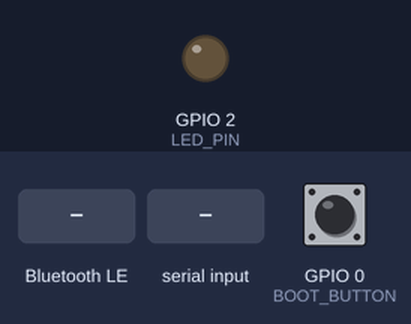
This program was run on a simulated ESP32. Parts: output pins drawn as LEDs (lit = HIGH). Inputs (shaded band) come from the test bench; at power-on: GPIO 0 (BOOT_BUTTON) HIGH. Random numbers use the default seed unless the program sets one; nothing arrives over Bluetooth unless stated; a phone connects over Bluetooth LE 3 s after start; what the program prints to the serial monitor is not drawn.

Above: at 1.2 s.
1.3 s: GPIO 0 (BOOT_BUTTON) pulled LOW for 0.15 s
At 4.0 s:
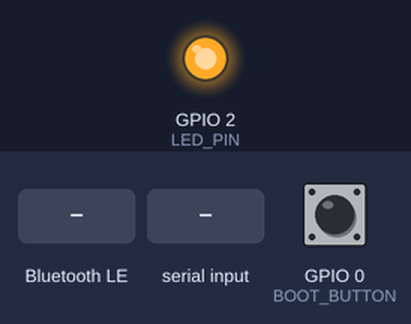
4.4 s: Bluetooth LE write "scenario" received
5.9 s: "reset\n" received over Serial
7.4 s: GPIO 0 (BOOT_BUTTON) pulled LOW for 1 s
9.9 s: "scenario 90\n" received over Serial
11.4 s: "speed 90\n" received over Serial
Timing chart, 0 to 13.9 s (numbered marks = the images above; inputs shaded):
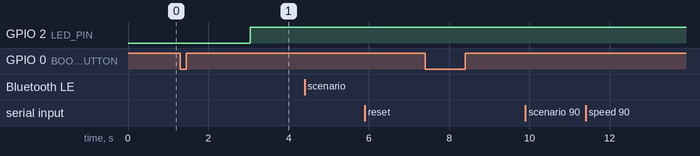

The program:

main.cpp
```cpp
/*
  SmartCast Sock — mock sensor firmware for ESP32
  ------------------------------------------------
  Pretends to be the sensing sock: 7 pressure sensors (FSR, raw 12-bit ADC),
  7 skin temperatures, 1 humidity sensor and an IMU. Sends one JSON line per
  second over Bluetooth LE (Nordic UART Service) and over USB serial.

  Board:   any ESP32 with BLE (ESP32, ESP32-S3, ESP32-C3 ...)
  Build:   PlatformIO, see ../platformio.ini  (pio run -t upload)
  Library: the BLE library that ships with the Arduino-ESP32 core (nothing to install)

  Line format (the app expects exactly this):
    {"t":123000,"p":[812,903,455,610,380,520,470],"T":[32.6,...],"rh":74.2,"a":[0.01,-0.98,0.05]}
    t  = mock clock in ms since boot (runs faster than real time when speed > 1)
    p  = pressure as raw ADC counts 0..4095, null = sensor not sending
    T  = skin temperature in °C, null = not sending
    rh = humidity in % RH
    a  = acceleration in g (x, y, z)

  Sensor order: heel medial, heel lateral, medial malleolus, lateral malleolus,
                instep, 5th metatarsal head, navicular/cuboid

  Commands (write to the RX characteristic from the app, or type in the Serial Monitor):
    scenario normal | heel | swelling | warm | wet | dropout
    speed 1 | 10 | 60          mock time speed (60 = one minute per second)
    reset                      restart the mock clock
  The BOOT button cycles through the scenarios.

  Swapping in real sensors later: replace readPressureADC(), readTempC(),
  readHumidity() and readAccel() with real reads, keep everything else.
*/

#include <Arduino.h>
#include <BLEDevice.h>
#include <BLEServer.h>
#include <BLEUtils.h>
#include <BLE2902.h>

#define DEVICE_NAME   "SmartCast-Sock"
#define NUS_SERVICE   "6e400001-b5a3-f393-e0a9-e50e24dcca9e"
#define NUS_RX        "6e400002-b5a3-f393-e0a9-e50e24dcca9e"   // phone -> sock
#define NUS_TX        "6e400003-b5a3-f393-e0a9-e50e24dcca9e"   // sock -> phone (notify)
#define BOOT_BUTTON   0
#define LED_PIN       2            // onboard LED on most ESP32 dev boards; set -1 if none
#define SAMPLE_MS     1000         // real time between lines
#define CHUNK         20           // safe BLE payload size; the app re-joins lines at '\n'

const int NS = 7;

// ---- calibration: must match the default table in the app (Setup > Pressure calibration)
const int   CAL_N = 8;
const float CAL_ADC[CAL_N]  = {0, 300, 900, 1500, 2100, 2700, 3300, 4095};
const float CAL_MMHG[CAL_N] = {0, 4,   12,  22,   36,   55,   85,   140};

// ---- mock model (same numbers as the app's demo mode)
const float BASE_P[NS] = {16, 14, 10, 12, 8, 11, 9};
const float BASE_T[NS] = {32.4, 32.6, 33.3, 33.4, 33.8, 32.9, 33.2};
enum Posture { BACK, SIDE, SIT, ELEV, MOVE, NPOST };
const float POST_P[NPOST][NS] = {
  {12, 11,  0,  0, -2, 0,  0},   // lying on back: heel load
  { 1,  6, -3, 11,  0, 7, -1},   // lying on side: lateral load
  { 3,  3,  2,  2,  3, 4,  3},   // sitting, foot down
  { 4,  4,  0,  0,  0, 0,  0},   // leg elevated on pillow
  { 6,  6,  3,  3,  2, 4,  2},   // moving / transfer
};
enum Scenario { NORMAL, HEEL, SWELLING, WARM, WET, DROPOUT, NSCEN };
const char* SCEN_NAME[NSCEN] = {"normal", "heel", "swelling", "warm", "wet", "dropout"};

// ---- state
BLEServer* server = nullptr;
BLECharacteristic* txChar = nullptr;
volatile bool connected = false;
volatile bool restartAdv = false;
String pendingCmd = "";
volatile bool cmdReady = false;

uint64_t simMs = 0;           // mock clock
uint32_t speed = 60;
Scenario scenario = NORMAL;
uint64_t scenStartMs = 0;
Posture posture = ELEV;
uint64_t postureUntil = 0;
float off[NS] = {0};
float activity = 0;
uint32_t lastSample = 0;
bool lastButton = HIGH;

// ---------------------------------------------------------------- helpers
float frand() { return (esp_random() & 0xFFFFFF) / 16777216.0f; }
float gauss() {                       // Box-Muller
  float u = frand(); if (u < 1e-6f) u = 1e-6f;
  return sqrtf(-2.0f * logf(u)) * cosf(6.2831853f * frand());
}
float mmHgToADC(float mmHg) {          // inverse of the app's calibration table
  if (mmHg <= CAL_MMHG[0]) return CAL_ADC[0];
  for (int i = 1; i < CAL_N; i++) {
    if (mmHg <= CAL_MMHG[i]) {
      float t = (mmHg - CAL_MMHG[i-1]) / (CAL_MMHG[i] - CAL_MMHG[i-1]);
      return CAL_ADC[i-1] + t * (CAL_ADC[i] - CAL_ADC[i-1]);
    }
  }
  return CAL_ADC[CAL_N-1];
}
float minutesInScenario() { return (simMs - scenStartMs) / 60000.0f; }

void choosePosture() {
  float hours = fmodf(simMs / 3600000.0f + 14.0f, 24.0f);   // mock clock starts at 14:00
  bool night = hours >= 21.5f || hours < 7.0f;
  float r = frand();
  uint32_t durMin;
  if (night) { posture = r < .55f ? BACK : r < .9f ? SIDE : ELEV; durMin = 45 + frand() * 120; }
  else {
    if (posture != MOVE && frand() < 0.5f) { posture = MOVE; durMin = 2 + frand() * 4; }
    else { posture = r < .38f ? SIT : r < .72f ? ELEV : r < .9f ? BACK : SIDE; durMin = 25 + frand() * 80; }
  }
  postureUntil = simMs + (uint64_t)durMin * 60000ULL;
}

// ---------------------------------------------------------------- mock "sensor reads"
// Replace these four with real hardware reads later.
float pMmHg[NS], tC[NS], rhPct, acc[3];
bool  sensorOk[NS];

void simulate(float dtMs) {
  if (simMs >= postureUntil) choosePosture();
  float u = minutesInScenario();
  Posture p = posture;
  if (scenario == HEEL) p = BACK;
  if (scenario == SWELLING && p != MOVE) p = SIT;
  if ((scenario == WARM || scenario == WET || scenario == DROPOUT) && p == MOVE) p = ELEV;

  float a = 1.0f - expf(-dtMs / 72000.0f);          // ~1.2 min smoothing of posture changes
  for (int i = 0; i < NS; i++) off[i] += (POST_P[p][i] - off[i]) * a;

  bool moving = (p == MOVE) || frand() < 0.003f;
  activity += ((moving ? 1.0f : 0.0f) - activity) * (1.0f - expf(-dtMs / 900000.0f));
  float swell = 1.0f + (p == SIT ? 0.05f : 0.0f);
  if (scenario == SWELLING) swell *= 1.0f + 0.55f * fminf(1.0f, u / 300.0f);

  for (int i = 0; i < NS; i++) {
    float v = (BASE_P[i] + off[i]) * swell + gauss() * 0.8f;
    if (scenario == HEEL && i == 0) v += fminf(30.0f, u * 0.95f);
    if (scenario == HEEL && i == 1) v += fminf(8.0f,  u * 0.25f);
    if (moving && frand() < 0.4f) v += 12 + 28 * frand();          // transfer spike (app filters it out)
    pMmHg[i] = fmaxf(0, v);

    float t = BASE_T[i] + 0.03f * off[i] + gauss() * 0.05f;
    if (scenario == HEEL && i == 0) t += fminf(1.4f, u * 0.03f);
    if (scenario == WARM && i == 3) t += fminf(2.7f, u * 0.09f);
    tC[i] = t;
    sensorOk[i] = !(scenario == DROPOUT && i == 5 && u > 1.0f);
  }
  rhPct = 71.0f + 3.5f * sinf(simMs / 3600000.0f / 7.3f) + activity * 9.0f + gauss() * 0.35f;
  if (scenario == WET) rhPct += (96.5f - rhPct) * fminf(1.0f, u / 18.0f);

  float m = moving ? 0.22f + 0.7f * frand() : 0.0f;               // extra g while moving
  acc[0] = 0.02f + gauss() * 0.01f + m * (frand() - 0.5f) * 2;
  acc[1] = -0.99f + gauss() * 0.01f - m * frand();
  acc[2] = 0.05f + gauss() * 0.01f + m * (frand() - 0.5f) * 2;
}

// ---------------------------------------------------------------- BLE
class ServerCB : public BLEServerCallbacks {
  void onConnect(BLEServer* s) override { connected = true; }
  void onDisconnect(BLEServer* s) override { connected = false; restartAdv = true; }
};
class RxCB : public BLECharacteristicCallbacks {
  void onWrite(BLECharacteristic* c) override {
    auto v = c->getValue();               // std::string on core 2.x, String on core 3.x
    pendingCmd = String(v.c_str());
    cmdReady = true;
  }
};

void sendLine(const String& line) {
  Serial.print(line);                      // also usable as a log file for "Import file"
  if (!connected || !txChar) return;
  const uint8_t* d = (const uint8_t*)line.c_str();
  size_t n = line.length();
  for (size_t i = 0; i < n; i += CHUNK) {
    size_t len = (n - i < CHUNK) ? n - i : CHUNK;
    txChar->setValue((uint8_t*)(d + i), len);
    txChar->notify();
    delay(6);                              // give the BLE stack room between packets
  }
}
void sendAck(const String& text) { sendLine("{\"ack\":\"" + text + "\"}\n"); }

void setScenario(Scenario s) {
  scenario = s; scenStartMs = simMs;
  Serial.printf("# scenario: %s\n", SCEN_NAME[s]);
  sendAck(String("scenario ") + SCEN_NAME[s]);
}
void handleCommand(String cmd) {
  cmd.trim(); cmd.toLowerCase();
  if (cmd.startsWith("scenario ")) {
    String name = cmd.substring(9); name.trim();
    for (int i = 0; i < NSCEN; i++) if (name == SCEN_NAME[i]) { setScenario((Scenario)i); return; }
    sendAck("unknown scenario");
  } else if (cmd.startsWith("speed ")) {
    long x = cmd.substring(6).toInt();
    if (x >= 1 && x <= 600) { speed = x; sendAck(String("speed ") + x + "x"); } else sendAck("speed must be 1..600");
  } else if (cmd == "reset") {
    simMs = 0; scenStartMs = 0; postureUntil = 0; sendAck("reset");
  } else if (cmd.length()) {
    sendAck("unknown command");
  }
}

// ---------------------------------------------------------------- setup / loop
void setup() {
  Serial.begin(115200);
  pinMode(BOOT_BUTTON, INPUT_PULLUP);
  if (LED_PIN >= 0) pinMode(LED_PIN, OUTPUT);

  BLEDevice::init(DEVICE_NAME);
  server = BLEDevice::createServer();
  server->setCallbacks(new ServerCB());
  BLEService* svc = server->createService(NUS_SERVICE);
  txChar = svc->createCharacteristic(NUS_TX, BLECharacteristic::PROPERTY_NOTIFY);
  txChar->addDescriptor(new BLE2902());
  BLECharacteristic* rx = svc->createCharacteristic(NUS_RX, BLECharacteristic::PROPERTY_WRITE | BLECharacteristic::PROPERTY_WRITE_NR);
  rx->setCallbacks(new RxCB());
  svc->start();

  BLEAdvertising* adv = BLEDevice::getAdvertising();
  adv->addServiceUUID(NUS_SERVICE);
  adv->setScanResponse(true);              // device name goes into the scan response
  BLEDevice::startAdvertising();

  Serial.println("# SmartCast mock sock ready. Advertising as " DEVICE_NAME);
  Serial.println("# Commands: scenario normal|heel|swelling|warm|wet|dropout, speed 1|10|60, reset");
}

void loop() {
  // commands from BLE or serial
  if (cmdReady) { cmdReady = false; handleCommand(pendingCmd); }
  if (Serial.available()) handleCommand(Serial.readStringUntil('\n'));

  // BOOT button cycles scenarios
  bool b = digitalRead(BOOT_BUTTON);
  if (lastButton == HIGH && b == LOW) setScenario((Scenario)((scenario + 1) % NSCEN));
  lastButton = b;

  if (restartAdv) { restartAdv = false; delay(200); BLEDevice::startAdvertising(); }

  uint32_t now = millis();
  if (now - lastSample >= SAMPLE_MS) {
    lastSample = now;
    float dt = (float)SAMPLE_MS * speed;
    simMs += (uint64_t)dt;
    simulate(dt);

    char tbuf[24]; snprintf(tbuf, sizeof(tbuf), "%llu", (unsigned long long)simMs);
    String line; line.reserve(220);
    line += "{\"t\":"; line += tbuf;
    line += ",\"p\":[";
    for (int i = 0; i < NS; i++) { if (i) line += ','; line += sensorOk[i] ? String((int)roundf(mmHgToADC(pMmHg[i]))) : "null"; }
    line += "],\"T\":[";
    for (int i = 0; i < NS; i++) { if (i) line += ','; line += sensorOk[i] ? String(tC[i], 1) : "null"; }
    line += "],\"rh\":"; line += String(rhPct, 1);
    line += ",\"a\":["; line += String(acc[0], 2); line += ','; line += String(acc[1], 2); line += ','; line += String(acc[2], 2);
    line += "]}\n";
    sendLine(line);

    if (LED_PIN >= 0) digitalWrite(LED_PIN, connected ? HIGH : (now / 500) % 2);   // solid = connected, blink = advertising
  }
}
```

Measured:
- after the input at 4.4 s, every drawn part: stays the same
- after the input at 5.9 s, every drawn part: stays the same
- after the input at 7.4 s, every drawn part: stays the same
- after the input at 9.9 s, every drawn part: stays the same
- after the input at 11.4 s, every drawn part: stays the same
